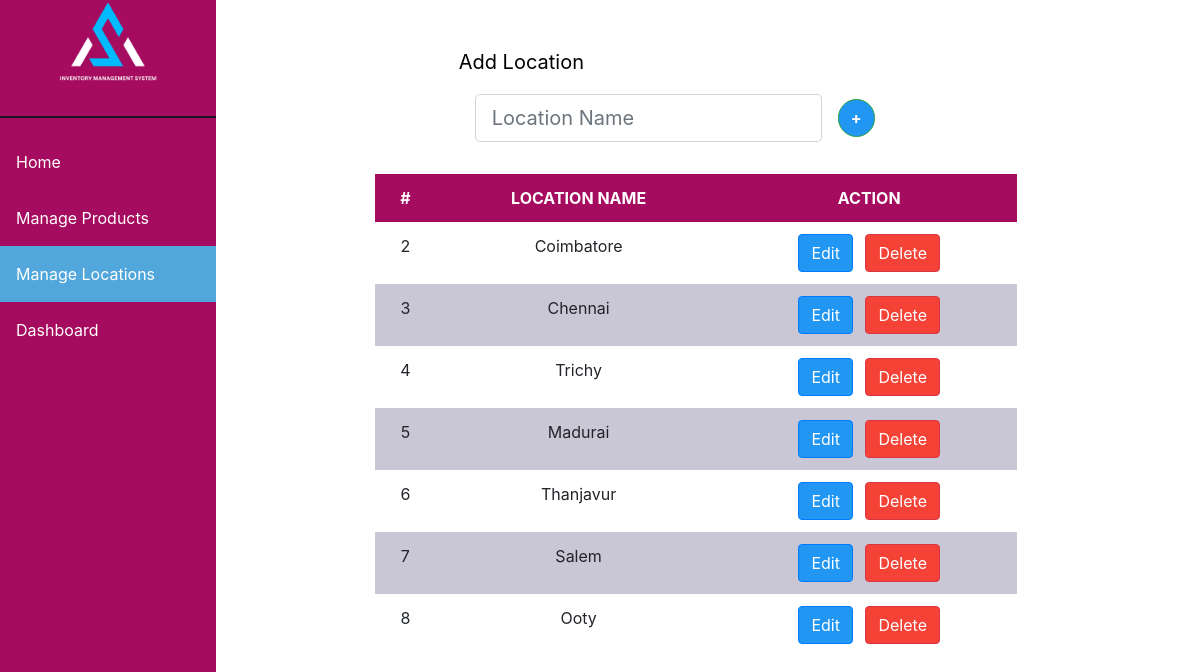
Page /locationM on the committed database.
### tables this page shows
CREATE TABLE location (locationID INTEGER PRIMARY KEY, locationName TEXT);

### home.py (the view)
@app.route('/locationM')
def locationM():
   rows = getData("location",locationName = None, productName = None)
   return render_template('locationM.html',rows = rows)

### home.py (called while the page is built)
def getData(tableName,locationName,productName):
   if locationName is None and productName is None:
      queryData = cur.execute("SELECT * FROM {}".format(tableName)).fetchall()
   else:
      queryData = cur.execute("SELECT * FROM {} WHERE locationName = ? AND productName = ? ".format(tableName),(locationName,productName)).fetchall()
   return queryData

### templates/locationM.html (shortened to what this page needs)
{% extends 'base.html' %}
{% block content %}
   <div class="row mt-4 mb-4">
      <div class="col-sm-6 offset-sm-3">
         <form class="form-inline" action = "{{ url_for('addLocation') }}" method = "POST">
            <div class="form-group mb-2">
               <input type="text" readonly class="form-control-plaintext  form-control-lg" id="AddLocation" value="Add Location" style="color: black;">
            </div>
            <div class="form-group mx-sm-3 mb-2">
               <input class="form-control form-control-lg"type="text" name="lm" placeholder="Location Name" id="LocationName" required>
            </div>
            <button type="submit" class="btn btn-success mb-2 font-weight-bold" style="border-radius: 25px;">+</button>
         </form>
      </div>
   </div>
   <div class="row">
      <div class="col-sm-8 offset-sm-2">
         <table class="table">
            <thead class="thead">
               <tr>
                  <th scope="col" class="text-center" style="color:white;">#</th>
                  <th scope="col" class="text-center" style="color:white;">LOCATION NAME</th>
                  <th scope="col" class="text-center" style="color:white;">ACTION </th>
               </tr>
            </thead>
            <tbody>
               {% for row in rows %}
                  <tr>
                     <td scope="row" class="text-center">{{row["locationID"]}}</td>
                     <td class="text-center">{{row["locationName"]}}</td>
                     <td class="text-center">
                        <a><button class="btn btn-primary mr-1" OnClick='showModal({{row["locationID"]}},"{{row["locationName"]}}");'>Edit</button></a>
                        <a class=" mt-1 ml-1" onclick="if(!confirm('Confirm Delete?')){return false;}" href='deleteLocation/{{row["locationID"]}}'><button class="btn btn-danger">Delete</button></a>
                     </td>
                  </tr>
               {% endfor %}
            </tbody>
         </table>
      </div>
   </div>
{% endblock %}

### templates/base.html (style rules this page uses)
body { background: #FFFFFF; color: Black; }
.table thead { border: none; color: #080101; background-color: #a50b5e; }
.table th { border: none; border-bottom: 0px !important; }
.table td { border: none; border-top: 0px !important; }
.table thead th { border-bottom: 0px !important; }
tr:nth-child(even) { background-color: #4e44734d; }
.form-control-plaintext { color: white; }
.btn-success { background-color: #2196f3; }
.btn-danger { background-color: #f44336; }
.btn-primary { background-color: #2196f3; }

### rows in the picture
location: locationID "2", locationName "Coimbatore"
location: locationID "3", locationName "Chennai"
location: locationID "4", locationName "Trichy"
location: locationID "5", locationName "Madurai"
location: locationID "6", locationName "Thanjavur"
location: locationID "7", locationName "Salem"
location: locationID "8", locationName "Ooty"
